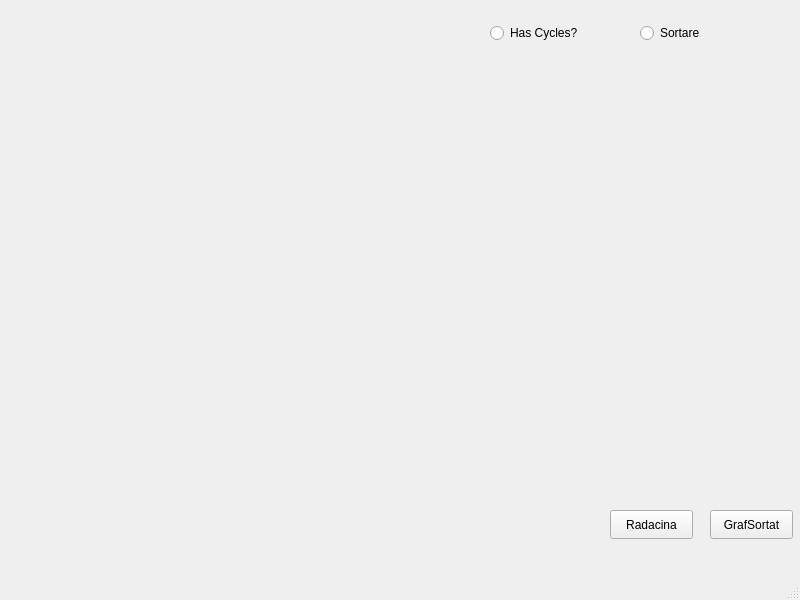
<?xml version="1.0" encoding="UTF-8"?>
<ui version="4.0">
 <class>MainWindow</class>
 <widget class="QMainWindow" name="MainWindow">
  <property name="geometry">
   <rect>
    <x>0</x>
    <y>0</y>
    <width>800</width>
    <height>600</height>
   </rect>
  </property>
  <property name="windowTitle">
   <string>MainWindow</string>
  </property>
  <widget class="QWidget" name="centralwidget">
   <widget class="QRadioButton" name="radioButton_2">
    <property name="geometry">
     <rect>
      <x>490</x>
      <y>20</y>
      <width>112</width>
      <height>26</height>
     </rect>
    </property>
    <property name="text">
     <string>Has Cycles?</string>
    </property>
   </widget>
   <widget class="QRadioButton" name="radioButton_3">
    <property name="geometry">
     <rect>
      <x>640</x>
      <y>20</y>
      <width>112</width>
      <height>26</height>
     </rect>
    </property>
    <property name="text">
     <string>Sortare</string>
    </property>
   </widget>
   <widget class="QPushButton" name="pushButton">
    <property name="geometry">
     <rect>
      <x>710</x>
      <y>510</y>
      <width>83</width>
      <height>29</height>
     </rect>
    </property>
    <property name="text">
     <string>GrafSortat</string>
    </property>
   </widget>
   <widget class="QPushButton" name="pushButton_2">
    <property name="geometry">
     <rect>
      <x>610</x>
      <y>510</y>
      <width>83</width>
      <height>29</height>
     </rect>
    </property>
    <property name="text">
     <string>Radacina</string>
    </property>
   </widget>
  </widget>
  <widget class="QMenuBar" name="menubar">
   <property name="geometry">
    <rect>
     <x>0</x>
     <y>0</y>
     <width>800</width>
     <height>25</height>
    </rect>
   </property>
  </widget>
  <widget class="QStatusBar" name="statusbar"/>
 </widget>
 <resources/>
 <connections/>
</ui>
